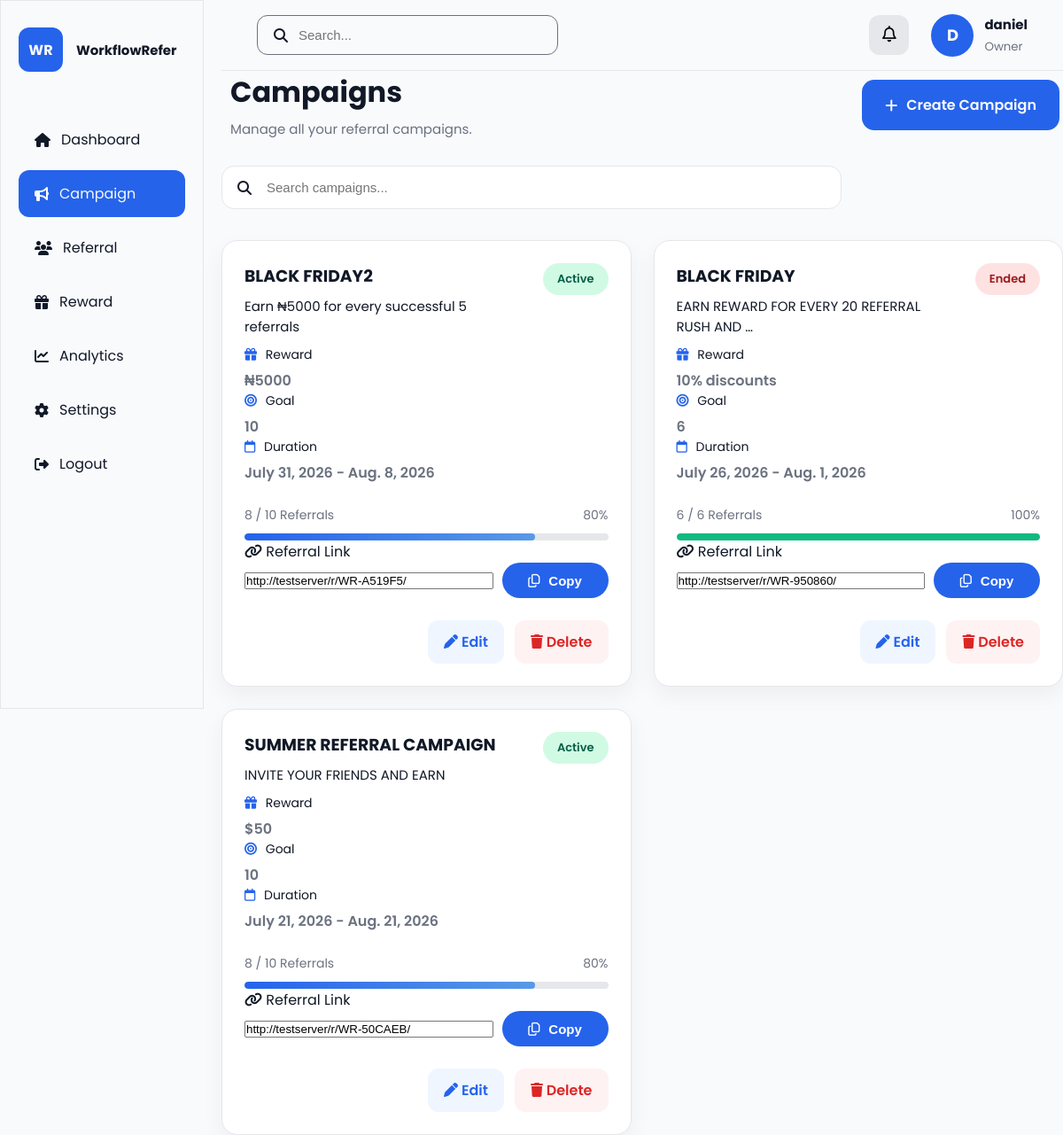
Before: /campaign_list/ (signed in) with the older database file.
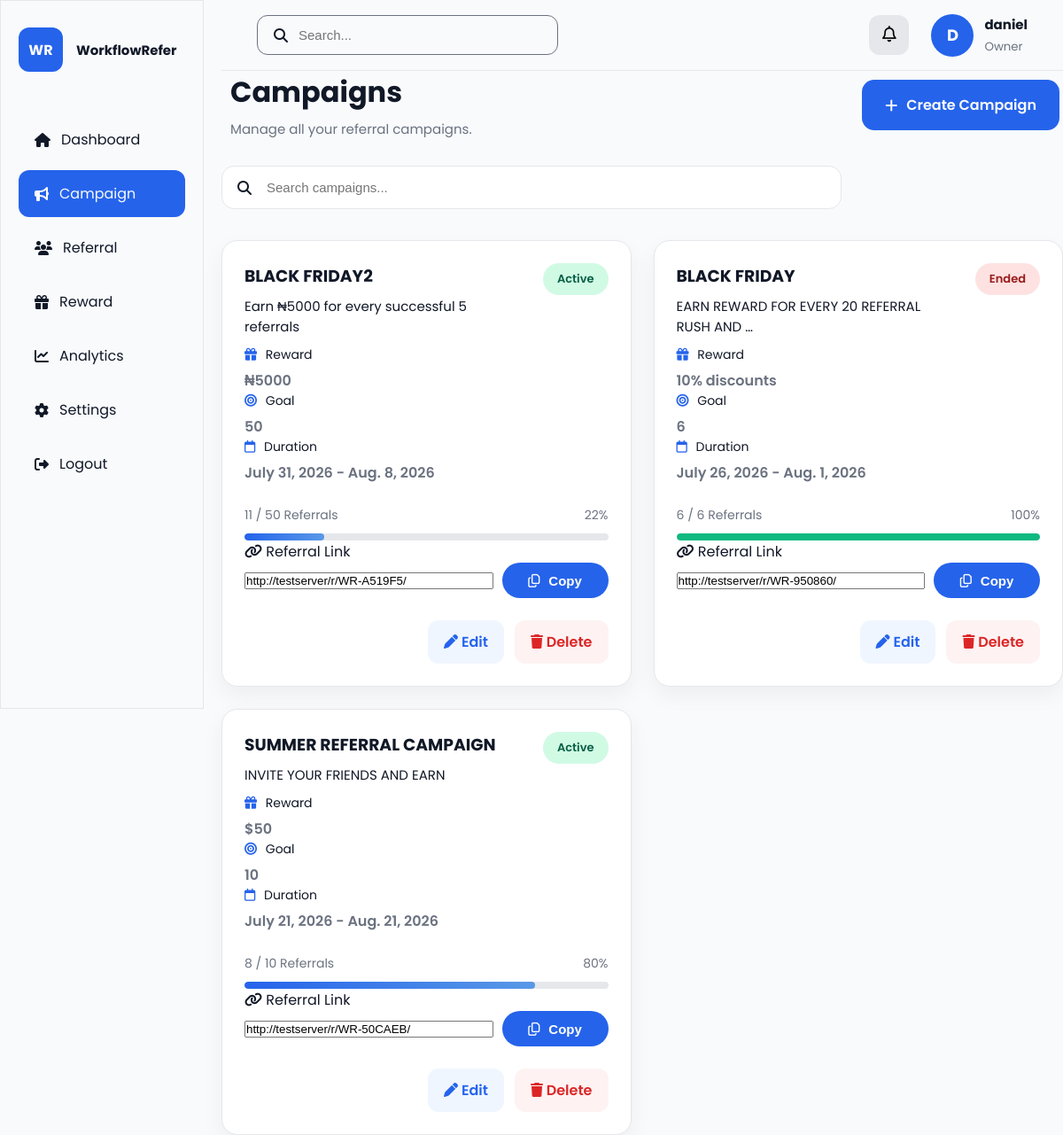
After: the same page with the newer database file.
### core/models.py (models this page shows, shortened)
class Campaign(models.Model):
    STATUS_CHOICES = [
        ("draft", "Draft"),
        ("active", "Active"),
        ("ended", "Ended"),
    ]
    business = models.ForeignKey(
        BusinessProfile,
        on_delete=models.CASCADE,
        related_name="campaigns"
    )
    referral_code = models.CharField(
        max_length=10,
        unique=True,
        blank=True,
        null=True
    )
    title = models.CharField(max_length=200)
    description = models.TextField()
    reward = models.CharField(
        max_length=200,
        help_text="Example: ₦5,000 Cash or 10% Discount"
    )
    referral_goal = models.PositiveIntegerField(default=1)
    status = models.CharField(
        max_length=20,
        choices=STATUS_CHOICES,
        default="draft"
    )
    start_date = models.DateField()
    end_date = models.DateField()
    created_at = models.DateTimeField(auto_now_add=True)
    updated_at = models.DateTimeField(auto_now=True)
    @property
    def referral_count(self):
        return self.referrals.count()
    @property
    def progress_percentage(self):
        if self.referral_goal == 0:
            return 0
        percentage = int(
            (self.referral_count / self.referral_goal) * 100
        )
        return min(percentage, 100)

### core/views.py (the view)
# urls.py: path("campaign_list/", views.campaign_list, name="campaign_list"),
@login_required
def campaign_list(request):
    business = request.user.business_profile
    campaigns = Campaign.objects.filter(
        business=business
    ).order_by("-created_at")
    return render(request,"dashboard/campaign_list.html",
        {
            "campaigns": campaigns
        },
    )

### templates/dashboard/campaign_list.html (shortened to what this page needs)
{% extends "dashboard/dashboard_base.html" %}
{% load static %}
{% block dashboard_content %}
<div class="page-header">
    <div>
        <h1>Campaigns</h1>
        <p>
            Manage all your referral campaigns.
        </p>
    </div>
    <a href="{% url 'create_campaign' %}" class="primary-btn">
        <i class="fa-solid fa-plus"></i>
        Create Campaign
    </a>
</div>
<div class="search-wrapper">
    <i class="fa-solid fa-magnifying-glass"></i>
    <input
        type="text"
        placeholder="Search campaigns..."
    >
</div>
{% if campaigns %}
<div class="campaign-grid">
    {% for campaign in campaigns %}
    <div class="campaign-card">
            <div class="campaign-header">
                <div class="campaign-title">
                    <a href="{% url 'campaign_detail' campaign.id %}">
                        <h3>{{ campaign.title }}</h3>
                    </a>
                    <p>{{ campaign.description|truncatewords:8 }}</p>
                </div>
                <span class="status {{ campaign.status }}">
                    {{ campaign.get_status_display }}
                </span>
            </div>
            <div class="campaign-meta">
                <div class="meta-item">
                    <small>
                        <i class="fa-solid fa-gift"></i>
                        Reward
                    </small>
                    <strong>{{ campaign.reward }}</strong>
                </div>
                <div class="meta-item">
                    <small>
                        <i class="fa-solid fa-bullseye"></i>
                        Goal
                    </small>
                    <strong>{{ campaign.referral_goal }}</strong>
                </div>
                <div class="meta-item">
                    <small>
                        <i class="fa-regular fa-calendar"></i>
                        Duration
                    </small>
                    <strong>
                        {{ campaign.start_date }}
                        -
                        {{ campaign.end_date }}
                    </strong>
                </div>
            </div>
            <div class="progress-section">
                <div class="progress-text">
                    <span>
                        {{ campaign.referral_count }}
                        /
                        {{ campaign.referral_goal }}
                        Referrals
                    </span>
                    <span>
                        {{ campaign.progress_percentage }}%
                    </span>
                </div>
                <div class="progress-bar">
                    <div
                        class="progress-fill {% if campaign.progress_percentage == 100 %}completed{% endif %}"
                        style="width: {{ campaign.progress_percentage }}%;"
                    ></div>
                </div>
            </div>
            <div class="campaign-link">
                <label>
                    <i class="fa-solid fa-link"></i>
                    Referral Link
                </label>
                <div class="link-box">
                    <input
                        id="link-{{ campaign.id }}"
                        type="text"
                        readonly
                        value="{{ request.scheme }}://{{ request.get_host }}{% url 'referral_landing' campaign.referral_code %}"
                    >
                    <button
                        type="button"
                        class="copy-btn"
                        onclick="copyCampaignLink('{{ campaign.id }}')"
                    >
                        <i class="fa-regular fa-copy"></i>
                        Copy
                    </button>
                </div>
            </div>
            <div class="campaign-actions">
                <a href="{% url 'edit_campaign' campaign.id %}" class="edit-btn">
                    <i class="fa-solid fa-pen"></i>
                    Edit
                </a>
                <a href="#" class="delete-btn">
                    <i class="fa-solid fa-trash"></i>
                   Delete
                </a>
            </div>
    </div>
    {% endfor %}
</div>
{% endif %}
{% endblock %}

### templates/dashboard/dashboard_base.html (shortened to what this page needs)
{% load static%}
<!DOCTYPE html>
<html lang="en">
    <head>
        <link rel="stylesheet" href="https://cdnjs.cloudflare.com/ajax/libs/font-awesome/6.7.2/css/all.min.css">
		<link rel="stylesheet" href="{% static 'dashboard/dashboard.css' %}">
    </head>
    <body>
        {% block content %}
        <div class="dashboard-layout">
            <aside class="sidebar">
                <div class="logo">
                    <div class="logo-icon">WR</div>
                    <h2>WorkflowRefer</h2>
                </div>
                <nav>
                    <a href="{% url "dashboard" %}" class="{% if request.resolver_match.url_name == 'dashboard' %}active{% endif %}">
                        <i class="fa-solid fa-house"></i>
                        <span>Dashboard</span>
                    </a>
                    <a href="{% url "campaign_list" %}"class="{% if request.resolver_match.url_name == 'campaign_list' %}active{% endif %}">
                        <i class="fa-solid fa-bullhorn"></i>
                        <span>Campaign</span>
                    </a>
                    <a href="{% url 'referral_list' %}" class="{% if request.resolver_match.url_name == 'referral_list' %}active{% endif %}">
                        <i class="fa-solid fa-users"></i>
                        <span>Referral</span>
                    </a>
                    <a href="{% url 'reward_list' %}" class="{% if request.resolver_match.url_name == 'reward_list' %}active{% endif %}">
                        <i class="fa-solid fa-gift"></i>
                        <span>Reward</span>
                    </a>
                    <a href="{% url 'analytics' %}" class="{% if request.resolver_match.url_name == 'analytics' %}active{% endif %}">
                        <i class="fa-solid fa-chart-line"></i>
                        <span>Analytics</span>
                    </a>
                    <a href="#" class="{% if request.resolver_match.url_name == 'settings' %}active{% endif %}">
                        <i class="fa-solid fa-gear"></i>
                        <span>Settings</span>
                    </a>
                    <a href="{% url 'logout' %}">
                        <i class="fa-solid fa-right-from-bracket"></i>
                        <span>Logout</span>
                    </a>
                </nav>
            </aside>
            <main class="main-content">
                <header class="topbar">
                    <div class="topbar-left">
                        <div class="search-box">
                            <i class="fa-solid fa-magnifying-glass"></i>
                            <input
                                type="text"
                                placeholder="Search..."
                            >
                        </div>
                    </div>
                    <div class="topbar-right">
                        <div class="notification-wrapper">
                            <button id="notification-toggle" class="notification-btn">
                                <i class="fa-regular fa-bell"></i>
                            </button>
                        </div>
                        <div class="user-info">
                            <div class="user-avatar">
                                {{ request.user.first_name|slice:":1"|default:request.user.username|slice:":1"|upper }}
                            </div>
                            <div>
                                <h4>
                                    {{ request.user.first_name|default:request.user.username }}
                                </h4>
                                <small>Owner</small>
                            </div>
                        </div>
                    </div>
                </header>
                {% block dashboard_content %}{% endblock %}
            </main>
        </div>
        {% endblock %}
    </body>
</html>

Changed rows visible on the page:
changed Campaign "BLACK FRIDAY2": referral_goal "10" → "50"; referral_count "8" → "11"; progress_percentage "80" → "22"
